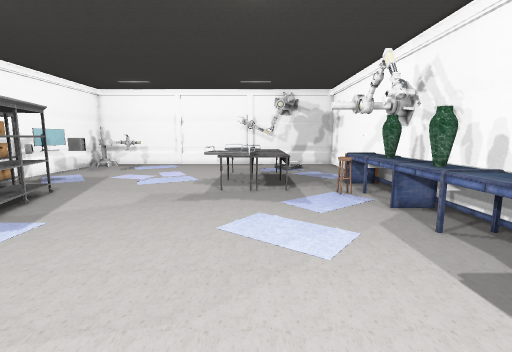
View 1 (above)

16 first-person views from a walk through a scene from a Unity 3-D project. The camera is 1.5 m above the floor, tilts 8° down and sees 85° across. The floor is counted in squares, 0.5 m on a side. Each view is taken from the middle of a square. On the plan, view 1 faces up. The plan holds only what a view shows up to about 20 squares ahead; the rest is blank. The player is left out. Some surface patterns are stand-ins.

View 2
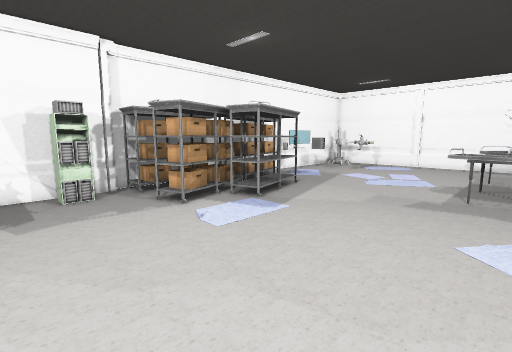

View 3
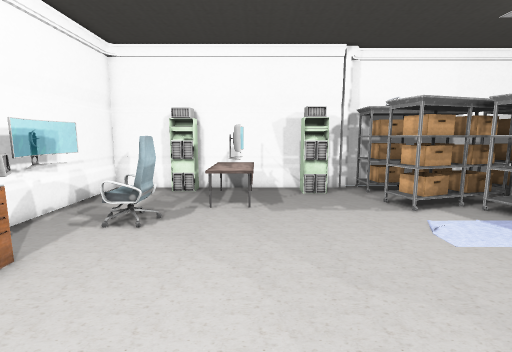

View 4
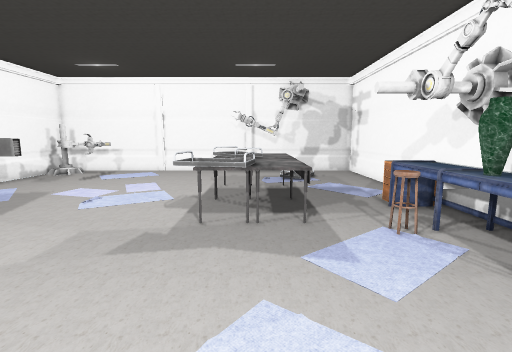

View 5
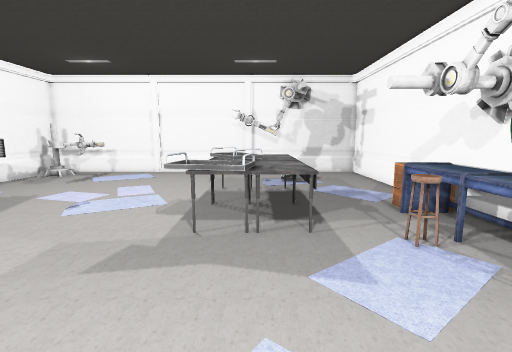

View 6
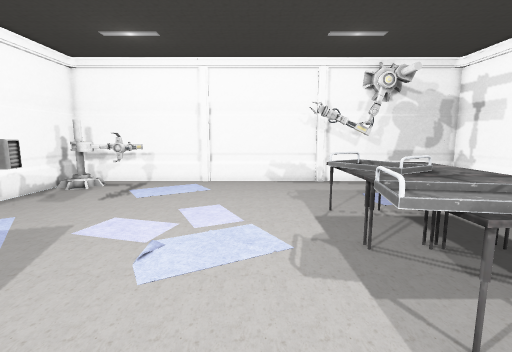

View 7
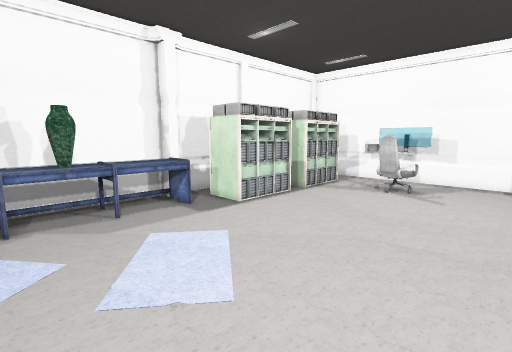

View 8
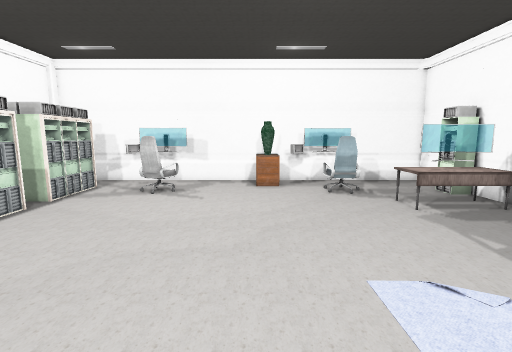

View 9
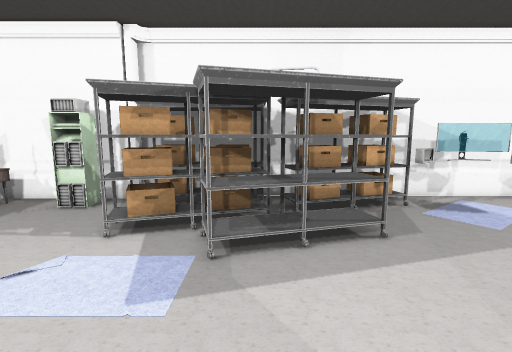

View 10
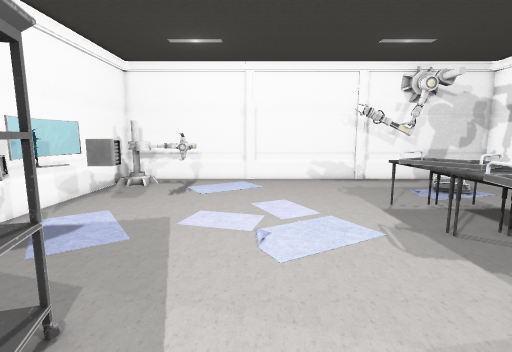

View 11
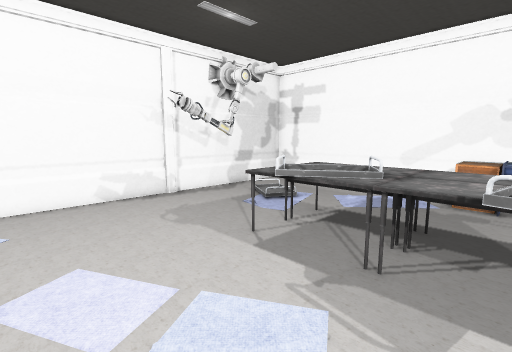

View 12
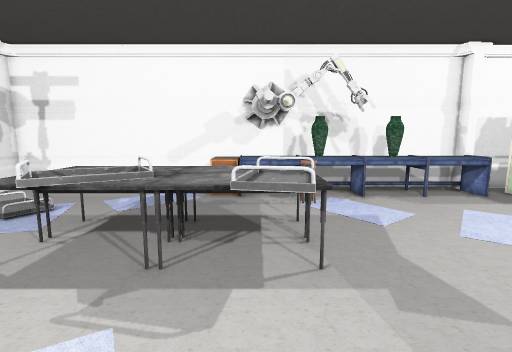

View 13
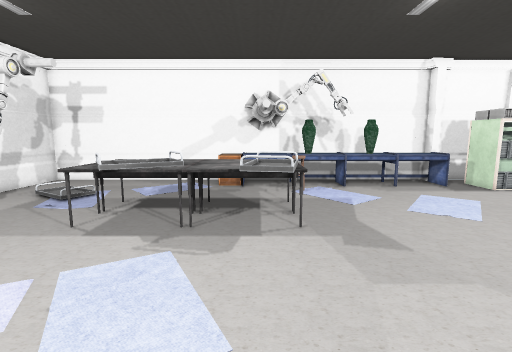

View 14
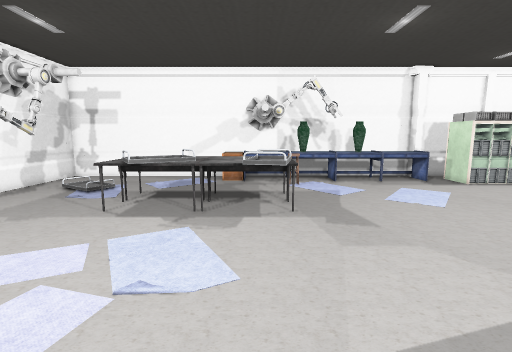

View 15
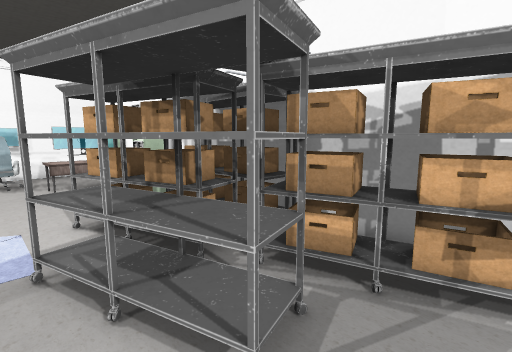

View 16
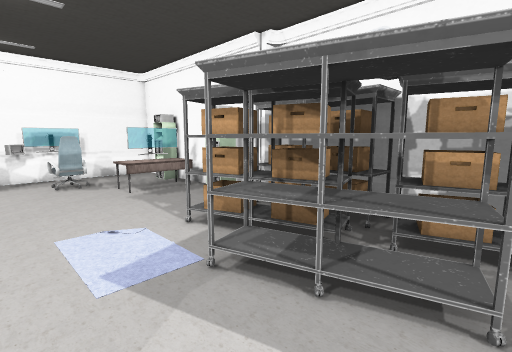

### Floor plan
Key: @ floor where view 1 was taken; # wall or solid block; . main floor; : floor 0.25 m higher than the main floor; = window, fence, low wall or low ledge; T table; R drawers; S stool; A vase; C computer; H chair; P pillar; O other object.
Columns run from 17 left of view 1 to 9 right of it. Each row starts with its distance up from view 1.
 31 #########P######P#########
 30 #  ......................#
 29 #OOO O.. .........O......#
 28 #.OOOO.  .........OO.  ..#
 27 #....O  ............  ...#
 26 #....O.............:.....#
 25 #........................#
 24 #........................#
 23 #..............TTTTT.....#
 22 #..C...........T TTT.....#
 21 #.OCC..........TOTTT.....##
 20 #.O ...........TTTTT.....##
 19 #.O  ..........TTTTT...RRR#
 18 #.OO...........TTTTT...RRR#
 17 #OO...........OTTTTT...OO##
 16 #OOO..........OTOTTT...OO##
 15 #OOO.OO........TTTTT.SSOO#
 14 #OOOOOO.............. SAA#
 13 #.OO.OOO............  .AA#
 12 #.OO.OOO............ ..OO#
 11 #OOOOOOO...............OO#
 10 #OOOOOOO...............AA#
  9 #OOOOOO................OO#
  8 #OO.OO.................OO##
  7 #OO.OOO................OO##
  6 #OO.OOO................OOP#
  5 ##.....................OOPP
  4 ###...................    #
  3 ##C...................O##=
  2 ##....................OC
  1 ##....................C
  0  #TTTT...........@....C#
 -1  #OOOO.................
 -2  #TTTT................O#
 -3  #....................CO
 -4  #C...HHH........HH...O
 -5  #....HHH.......HH ...O
 -6  #.........AR.........#
 -7  #....OOOOOAA...OOOOO..
 -8  ##########=############

Positions as (right, up) in squares from view 1, and headings:
1: (0, 0), facing up
2: (0, 0), facing up-left
3: (0, 0), facing left
4: (0, 6), facing up
5: (0, 7), facing up
6: (-5, 12), facing up
7: (-5, 12), facing down-right
8: (-5, 11), facing down
9: (-3, 11), facing left
10: (-8, 11), facing up
11: (-8, 17), facing up-right
12: (-8, 17), facing right
13: (-11, 17), facing right
14: (-13, 17), facing right
15: (-9, 17), facing down-left
16: (-6, 15), facing down-left
